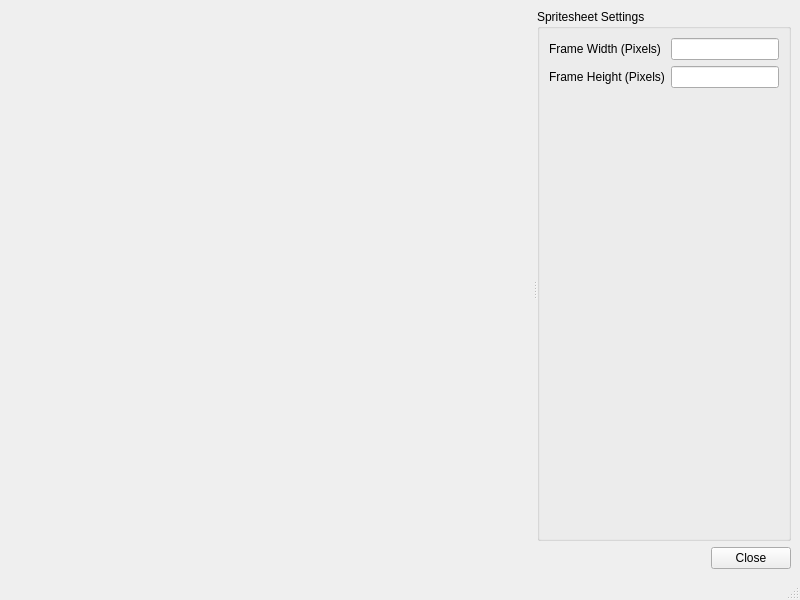
<?xml version="1.0" encoding="UTF-8"?>
<ui version="4.0">
 <class>SpriteSheetViewerWindow</class>
 <widget class="QMainWindow" name="SpriteSheetViewerWindow">
  <property name="geometry">
   <rect>
    <x>0</x>
    <y>0</y>
    <width>800</width>
    <height>600</height>
   </rect>
  </property>
  <property name="windowTitle">
   <string>MainWindow</string>
  </property>
  <widget class="QWidget" name="centralwidget">
   <layout class="QHBoxLayout" name="horizontalLayout">
    <item>
     <widget class="QSplitter" name="splitter">
      <property name="orientation">
       <enum>Qt::Horizontal</enum>
      </property>
      <widget class="SpriteSheetViewerCanvas" name="Canvas" native="true">
       <property name="sizePolicy">
        <sizepolicy hsizetype="MinimumExpanding" vsizetype="MinimumExpanding">
         <horstretch>6</horstretch>
         <verstretch>0</verstretch>
        </sizepolicy>
       </property>
      </widget>
      <widget class="QWidget" name="verticalLayoutWidget">
       <layout class="QVBoxLayout" name="verticalLayout_2">
        <item>
         <widget class="QGroupBox" name="Controls">
          <property name="sizePolicy">
           <sizepolicy hsizetype="Preferred" vsizetype="Preferred">
            <horstretch>1</horstretch>
            <verstretch>0</verstretch>
           </sizepolicy>
          </property>
          <property name="title">
           <string>Spritesheet Settings</string>
          </property>
          <layout class="QFormLayout" name="formLayout_2">
           <item row="1" column="0">
            <widget class="QLabel" name="label">
             <property name="text">
              <string>Frame Width (Pixels)</string>
             </property>
            </widget>
           </item>
           <item row="1" column="1">
            <widget class="QLineEdit" name="lineEdit"/>
           </item>
           <item row="2" column="0">
            <widget class="QLabel" name="label_2">
             <property name="text">
              <string>Frame Height (Pixels)</string>
             </property>
            </widget>
           </item>
           <item row="2" column="1">
            <widget class="QLineEdit" name="lineEdit_2"/>
           </item>
           <item row="4" column="0">
            <spacer name="verticalSpacer">
             <property name="orientation">
              <enum>Qt::Vertical</enum>
             </property>
             <property name="sizeHint" stdset="0">
              <size>
               <width>20</width>
               <height>1000</height>
              </size>
             </property>
            </spacer>
           </item>
          </layout>
         </widget>
        </item>
        <item>
         <widget class="QDialogButtonBox" name="buttonBox">
          <property name="sizePolicy">
           <sizepolicy hsizetype="Preferred" vsizetype="Fixed">
            <horstretch>0</horstretch>
            <verstretch>0</verstretch>
           </sizepolicy>
          </property>
          <property name="orientation">
           <enum>Qt::Horizontal</enum>
          </property>
          <property name="standardButtons">
           <set>QDialogButtonBox::Close</set>
          </property>
         </widget>
        </item>
       </layout>
      </widget>
     </widget>
    </item>
   </layout>
  </widget>
  <widget class="QMenuBar" name="menubar">
   <property name="geometry">
    <rect>
     <x>0</x>
     <y>0</y>
     <width>800</width>
     <height>15</height>
    </rect>
   </property>
  </widget>
  <widget class="QStatusBar" name="statusbar"/>
 </widget>
 <customwidgets>
  <customwidget>
   <class>SpriteSheetViewerCanvas</class>
   <extends>QWidget</extends>
   <header>SpriteSheetViewerCanvas.h</header>
   <container>1</container>
  </customwidget>
 </customwidgets>
 <resources/>
 <connections/>
</ui>
